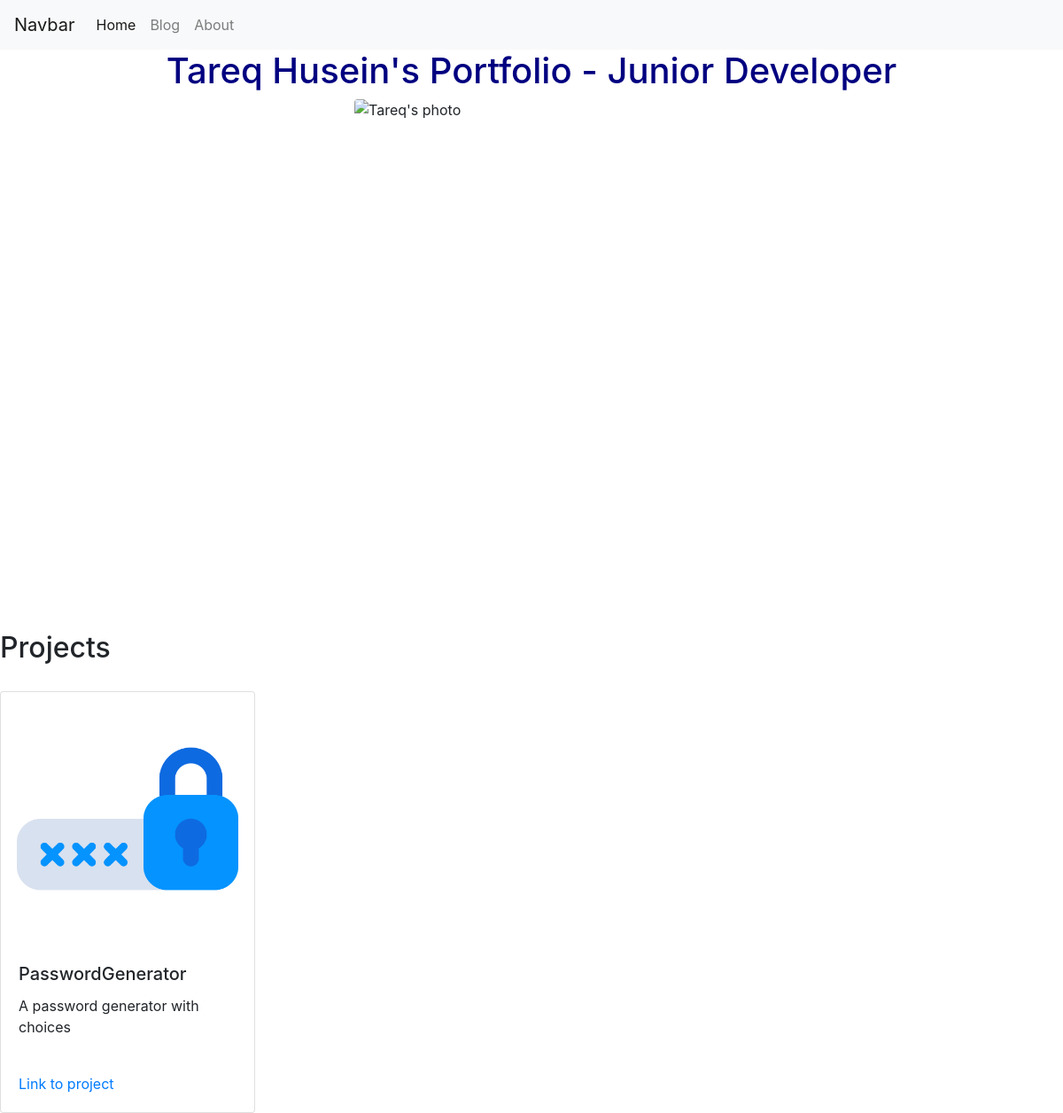
Page /home/ on the earlier database version.
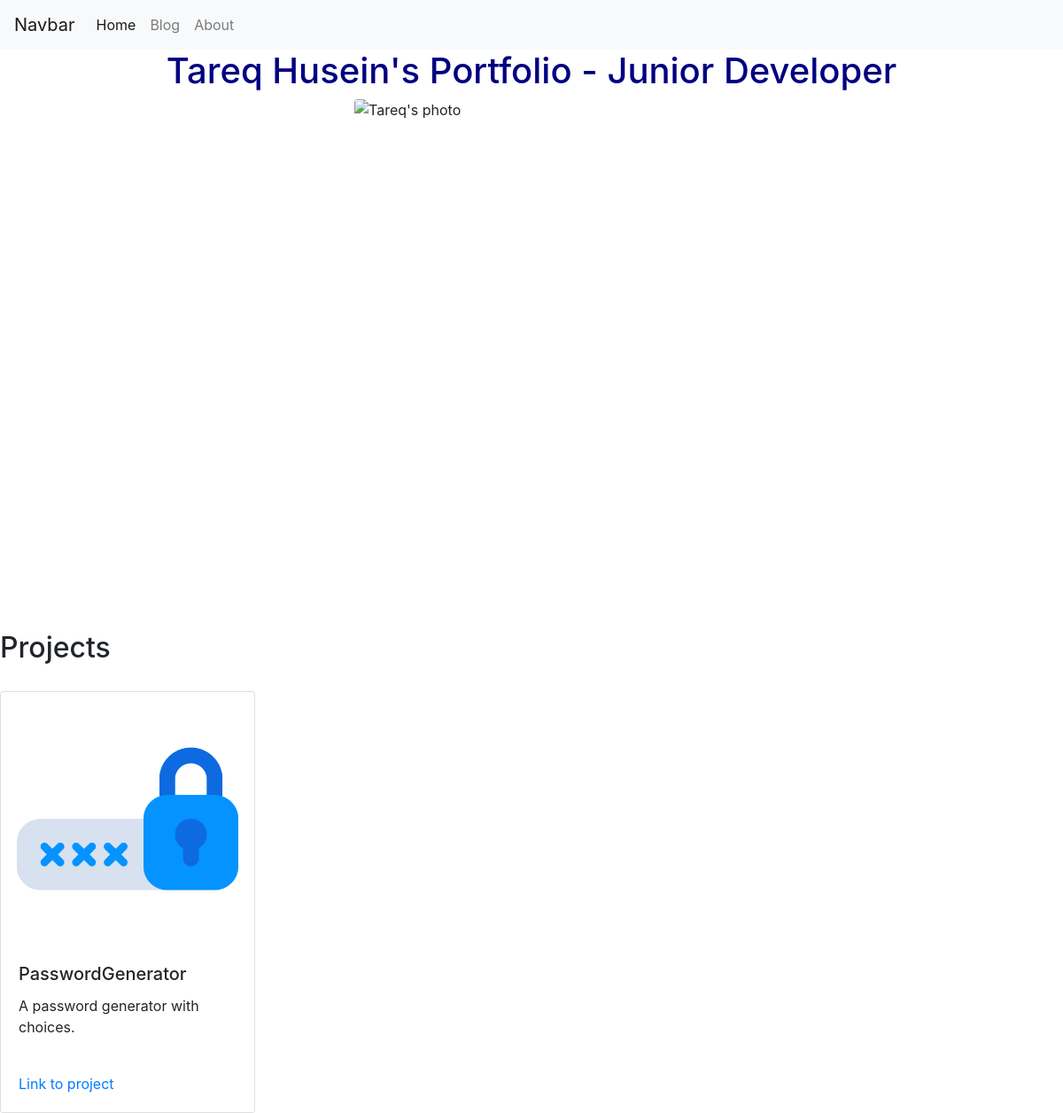
Same page on the later database version.
### portfolio/models.py (models this page shows)
class Project(models.Model):
    title = models.CharField(max_length=100)
    disc = models.CharField(max_length=250)
    image = models.ImageField('portfolio/images/')#uses pillow module
    url = models.URLField(blank=True) #if blank=true then it means that URLfield can be empty in the database(default is false)

### portfolio/views.py (the view)
# urls.py: 2. Add a URL to urlpatterns:  path('', views.home, name='home')
def home(request):
    projects = Project.objects.all()
    return render(request, 'portfolio/home.html', {'projects': projects})

### portfolio/templates/portfolio/home.html (shortened to what this page needs)
<!DOCTYPE html>
<html lang="en">
    <head>
        <link rel="stylesheet" href="https://cdn.jsdelivr.net/npm/bootstrap@4.5.3/dist/css/bootstrap.min.css">
    </head>
    <body>
            <nav class="navbar navbar-expand-lg navbar-light bg-light">
              <a class="navbar-brand" href="#">Navbar</a>
              <div class="collapse navbar-collapse" id="navbarTogglerDemo02">
                <ul class="navbar-nav mr-auto mt-2 mt-lg-0">
                  <li class="nav-item active">
                    <a class="nav-link" href="#">Home<span class="sr-only">(current)</span></a>
                  </li>
                  <li class="nav-item">
                    <a class="nav-link" href="#">Blog</a>
                  </li>
                  <li class="nav-item">
                    <a class="nav-link" href="#">About</a>
                  </li>
                </ul>
              </div>
            </nav>
            <h1 style="color:navy;text-align:center">Tareq Husein's Portfolio - Junior Developer</h1>
            <img src="/media/Tareq's_photo.jpeg" class="rounded mx-auto d-block" alt="Tareq's photo" style="width:400px;height:600px">
            <h2 style="color:">Projects</h2>
            <div id="allprojects" style="margin-top:30px">
                {% for project in projects %}
                <div class="card" style="width: 18rem;">
                  <img src="{{ project.image.url }}" class="card-img-top" alt="{{ project.image.name }}">
                  <div class="card-body">
                    <h5 class="card-title">{{ project.title }}</h5>
                    <p class="card-text">{{ project.disc }}</p>
                  </div>
                  <div class="card-body">
                    <a href="{{ project.url }}" class="card-link" target="_blank">Link to project</a>
                  </div>
                </div>
                {% endfor %}
            </div>
    </body>
</html>

Differences in the rows shown:
changed Project "PasswordGenerator": disc "A password generator with choices" → "A password generator with choices."
